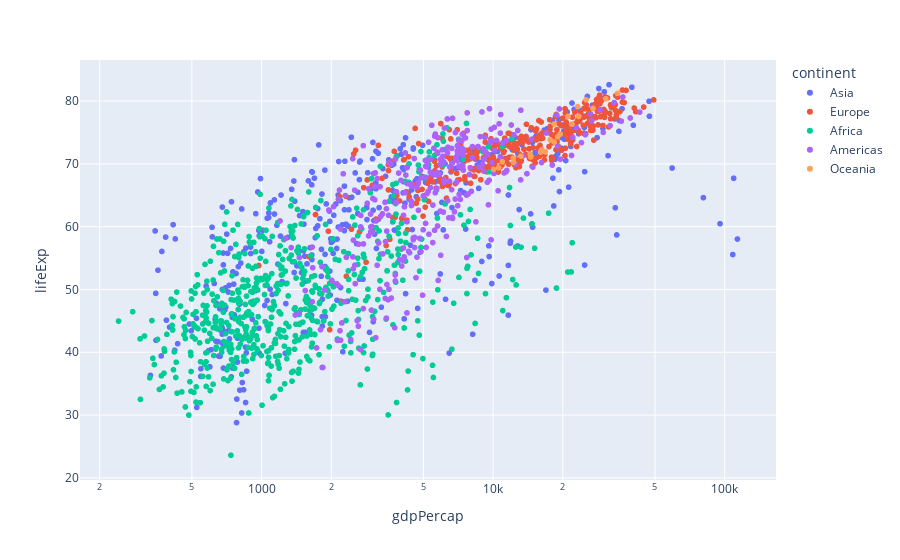

Write notebook code for a chart like this one.
### Code cell
gap = px.data.gapminder()

fig = px.scatter(gap,
				 x='gdpPercap',
				 y='lifeExp',
				 log_x=True,
				 color='continent',
				 hover_name='country',
				 # animation_frame='year',
				 # size='pop',
				 # size_max=45,
				 # facet_col='continent',
				 # range_y=[0,gap['lifeExp'].max() + 5]
				 )

fig.show()

### Figure 1 — Plotly figure (JSON) as saved in the notebook; plotly's stock layout.template omitted (floating-point values rounded to 4 significant figures; data arrays with more than 128 entries replaced by an {"elided": "..."} marker saying what was removed)
{"data": [{"hovertemplate": "<b>%{hovertext}</b><br><br>continent=Asia<br>gdpPercap=%{x}<br>lifeExp=%{y}<extra></extra>", "hovertext": {"elided": "396 str values"}, "legendgroup": "Asia", "marker": {"color": "#636efa", "symbol": "circle"}, "mode": "markers", "name": "Asia", "showlegend": true, "type": "scattergl", "x": {"elided": "396 float values"}, "xaxis": "x", "y": {"elided": "396 float values"}, "yaxis": "y"}, {"hovertemplate": "<b>%{hovertext}</b><br><br>continent=Europe<br>gdpPercap=%{x}<br>lifeExp=%{y}<extra></extra>", "hovertext": {"elided": "360 str values"}, "legendgroup": "Europe", "marker": {"color": "#EF553B", "symbol": "circle"}, "mode": "markers", "name": "Europe", "showlegend": true, "type": "scattergl", "x": {"elided": "360 float values"}, "xaxis": "x", "y": {"elided": "360 float values"}, "yaxis": "y"}, {"hovertemplate": "<b>%{hovertext}</b><br><br>continent=Africa<br>gdpPercap=%{x}<br>lifeExp=%{y}<extra></extra>", "hovertext": {"elided": "624 str values"}, "legendgroup": "Africa", "marker": {"color": "#00cc96", "symbol": "circle"}, "mode": "markers", "name": "Africa", "showlegend": true, "type": "scattergl", "x": {"elided": "624 float values"}, "xaxis": "x", "y": {"elided": "624 float values"}, "yaxis": "y"}, {"hovertemplate": "<b>%{hovertext}</b><br><br>continent=Americas<br>gdpPercap=%{x}<br>lifeExp=%{y}<extra></extra>", "hovertext": {"elided": "300 str values"}, "legendgroup": "Americas", "marker": {"color": "#ab63fa", "symbol": "circle"}, "mode": "markers", "name": "Americas", "showlegend": true, "type": "scattergl", "x": {"elided": "300 float values"}, "xaxis": "x", "y": {"elided": "300 float values"}, "yaxis": "y"}, {"hovertemplate": "<b>%{hovertext}</b><br><br>continent=Oceania<br>gdpPercap=%{x}<br>lifeExp=%{y}<extra></extra>", "hovertext": ["Australia", "Australia", "Australia", "Australia", "Australia", "Australia", "Australia", "Australia", "Australia", "Australia", "Australia", "Australia", "New Zealand", "New Zealand", "New Zealand", "New Zealand", "New Zealand", "New Zealand", "New Zealand", "New Zealand", "New Zealand", "New Zealand", "New Zealand", "New Zealand"], "legendgroup": "Oceania", "marker": {"color": "#FFA15A", "symbol": "circle"}, "mode": "markers", "name": "Oceania", "showlegend": true, "type": "scattergl", "x": [10040.0, 10950.0, 12220.0, 14530.0, 16790.0, 18330.0, 19480.0, 21890.0, 23420.0, 27000.0, 30690.0, 34440.0, 10560.0, 12250.0, 13180.0, 14460.0, 16050.0, 16230.0, 17630.0, 19010.0, 18360.0, 21050.0, 23190.0, 25190.0], "xaxis": "x", "y": [69.12, 70.33, 70.93, 71.1, 71.93, 73.49, 74.74, 76.32, 77.56, 78.83, 80.37, 81.23, 69.39, 70.26, 71.24, 71.52, 71.89, 72.22, 73.84, 74.32, 76.33, 77.55, 79.11, 80.2], "yaxis": "y"}], "layout": {"legend": {"title": {"text": "continent"}, "tracegroupgap": 0}, "margin": {"t": 60}, "xaxis": {"anchor": "y", "domain": [0, 1], "title": {"text": "gdpPercap"}, "type": "log"}, "yaxis": {"anchor": "x", "domain": [0, 1], "title": {"text": "lifeExp"}}}}
